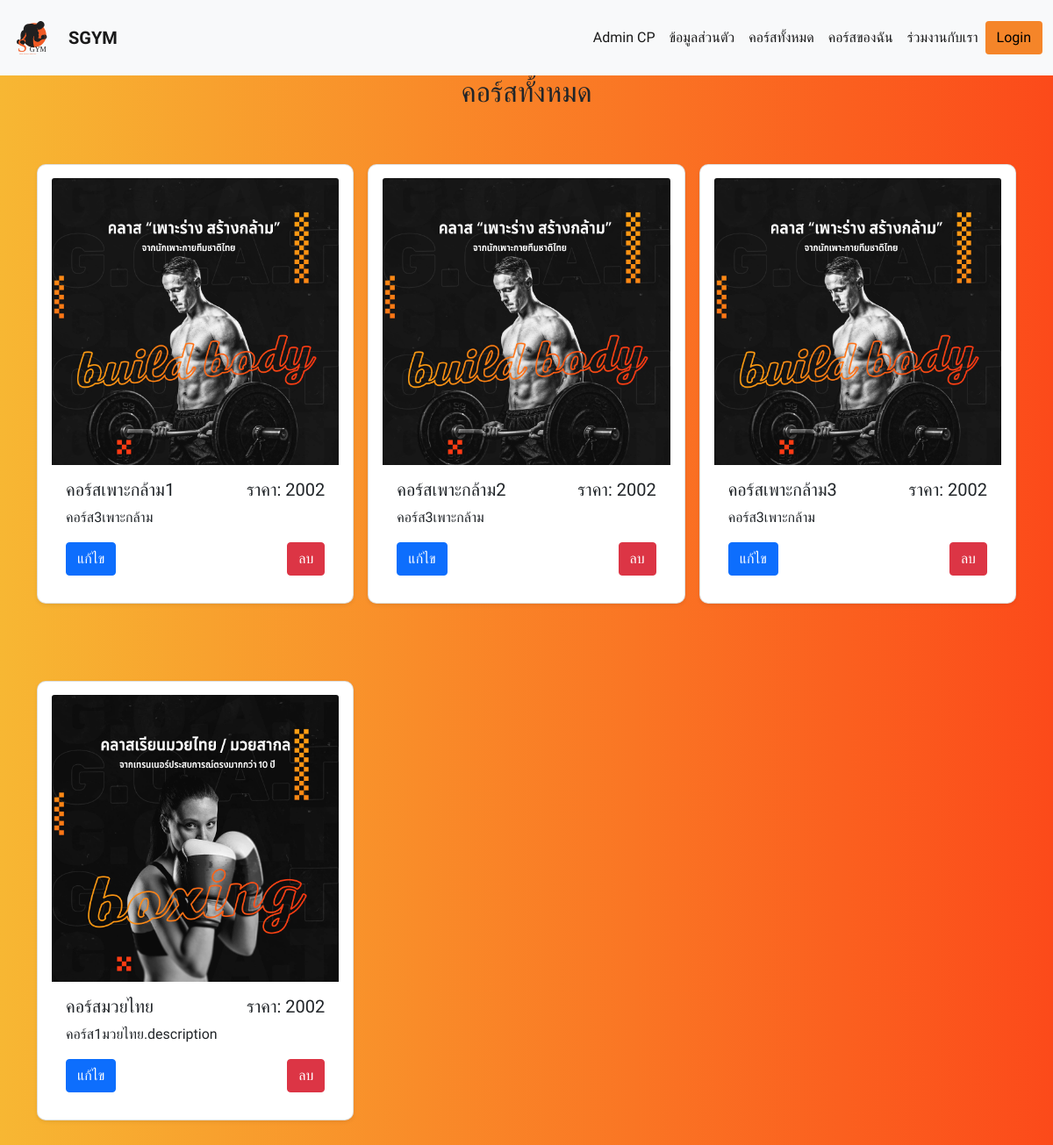
/admincp/course.php, run on the app's committed database.
### tables this page shows
CREATE TABLE `course` (
  `course_id` int(4) NOT NULL,
  `course_name` varchar(100) NOT NULL,
  `course_desc` varchar(1500) DEFAULT NULL,
  `course_price` int(20) NOT NULL,
  `course_pic` varchar(50) NOT NULL
);

### admincp/course.php (the view, shortened to what this page needs)
<?php
include '../php/connectDB.php';
$sql = "select * from course";
$result = $con->query($sql);
$count_row = mysqli_num_rows($result);
?>
<!DOCTYPE html>
<html lang="en">
<head>
  <link href="https://cdn.jsdelivr.net/npm/bootstrap@5.0.2/dist/css/bootstrap.min.css" rel="stylesheet">
  <link rel="stylesheet" href="https://cdn.jsdelivr.net/npm/bootstrap-icons@1.6.0/font/bootstrap-icons.css">
  <link rel="stylesheet" href="//code.jquery.com/ui/1.13.0/themes/base/jquery-ui.css">
  <link rel="stylesheet" href="/resources/demos/style.css">
  <link rel="stylesheet" href="CSS/style.css">
  <link rel="stylesheet" href="courselist.css">
</head>
<body style=" font-family: 'Mitr', sans-serif;">
  <nav class="navbar navbar-expand-lg navbar-light bg-light ">
    <div class="container-fluid">
      <a class="navbar-brand" href="../home-login.php">
        <img src="../img/S Gym Logo.svg" alt="" width="50" height="60">
      </a>
      <a style="font-size: 20px;" class="navbar-brand fw-bold" href="../home-login.php">SGYM</a>
      <div class="collapse navbar-collapse" id="navbarSupportedContent">
        <ul class="navbar-nav ms-auto mb-2 mb-lg-0">
          <li class="nav-item">
            <a class="nav-link active" aria-current="page" href="admin.php">Admin CP</a>
          </li>
          <li class="nav-item">
            <a class="nav-link active" aria-current="page" href="#">ข้อมูลส่วนตัว</a>
          </li>
          <li class="nav-item">
            <a class="nav-link active" aria-current="page" href="all_course.php">คอร์สทั้งหมด</a>
          </li>
          <li class="nav-item">
            <a class="nav-link active" aria-current="page" href="#">คอร์สของฉัน</a>
          </li>
          <li class="nav-item">
            <a class="nav-link active" aria-current="page" href="#">ร่วมงานกับเรา</a>
          </li>
        </ul>
        <div class="d-flex">
          <a href="../login.php"> <button class="btn " style="background-color: rgb(245, 133, 41);color: #000; ">Login</button></a>
        </div>
      </div>
    </div>
  </nav>
  <div class="container">
    <h2 class="text-center heading2">คอร์สทั้งหมด</h2>
    <div class="row g-3">
      <?php
      if ($count_row != 0) {
        while ($rs = $result->fetch_assoc()) {
          echo "
                <div class='col-md-4'>
                    <div class='card shadow-sm'>
                        <img src='../img/course/" . $rs['course_pic'] . "' class='card-img-top productThumnail' alt='...'>
                        <div class='card-body'>
                            <div class='d-flex justify-content-between'>
                                <h5 class='card-title'>คอร์ส" . $rs['course_name'] . "</h5>
                                <h5 class='card-title'>ราคา:  " . $rs['course_price'] . "</h5>
                            </div>
                            <p class='card-text'>" . $rs['course_desc'] . "</p>
                            <div class='d-flex justify-content-between'>
                            <button type='button' class='btn btn-primary btn-block text-uppercase' data-bs-toggle='modal' data-bs-target='#alert_update'>แก้ไข</button>
                            <button type='button' class='btn btn-danger btn-block text-uppercase' data-bs-toggle='modal' data-bs-target='#alert_delete'>ลบ</button>
                                    <a href=../php/delete_course.php?course_id=" . $rs['course_id'] . "'><button type='submit' class='btn btn-danger'>ใช่</button></a>
                            </div>
                        </div>
                    </div>
                </div>";
        }
      }
      ?>
    </div>
</body>
</html>

### style.css (style rules this page uses)
a { text-decoration: none; }

### CSS/style.css (style rules this page uses)
body { font-family: 'Kanit', sans-serif; justify-content: center; align-items: center; height: 100vh; background: #fc4a1a; background: -webkit-linear-gradient(to right, #f7b733, #fc4a1a); background: linear-gradient(to right, #f7b733, #fc4a1a) }
.card { margin-top: 15%; margin-bottom: 5%; border-radius: 10px; padding: 15px 16px; width: auto; }

### data on the page
course: course_pic (picture), course_name "เพาะกล้าม1", course_price "2002", course_desc "คอร์ส3เพาะกล้าม"
course: course_pic (picture), course_name "เพาะกล้าม2", course_price "2002", course_desc "คอร์ส3เพาะกล้าม"
course: course_pic (picture), course_name "เพาะกล้าม3", course_price "2002", course_desc "คอร์ส3เพาะกล้าม"
course: course_pic (picture), course_name "มวยไทย", course_price "2002", course_desc "คอร์ส1มวยไทย.description"
